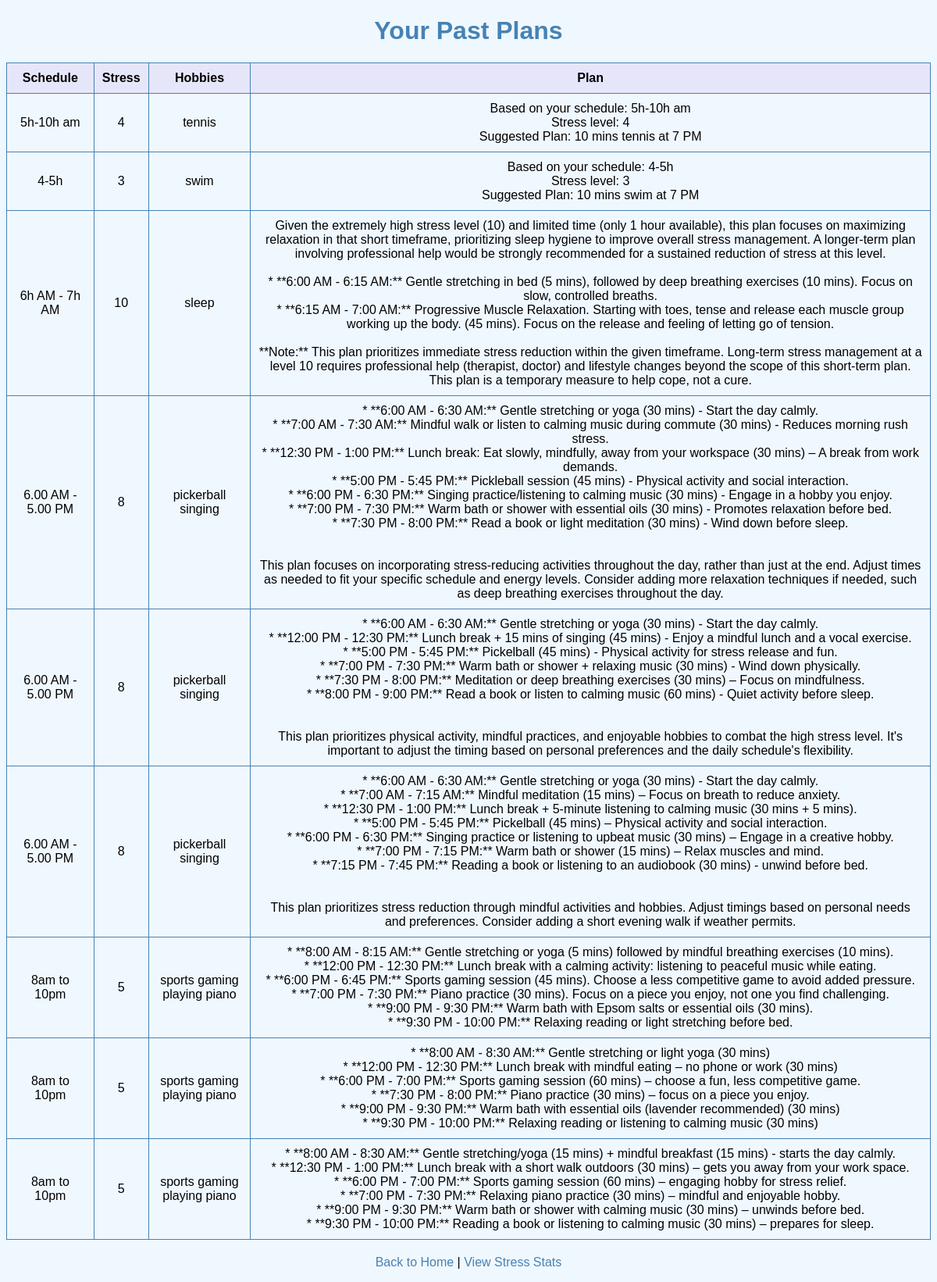
The app's page /history with its own data.
### tables this page shows
CREATE TABLE plans 
                 (id INTEGER PRIMARY KEY, schedule TEXT, stress INTEGER, hobbies TEXT, plan TEXT, timestamp TEXT);

### main.py (the view)
@app.route('/history')
def history():
    try:
        conn = sqlite3.connect('plans.db')
        c = conn.cursor()
        c.execute(
            "SELECT schedule, stress, hobbies, plan, timestamp FROM plans")
        plans = c.fetchall()
        conn.close()
        return render_template('history.html', plans=plans)
    except Exception as e:
        return f"Error in history: {str(e)}", 500

### templates/history.html (shortened to what this page needs)
<!DOCTYPE html>
<html>
<head>
</head>
<body>
    <h1>Your Past Plans</h1>
    {% if plans %}
        <table>
            <tr><th>Schedule</th><th>Stress</th><th>Hobbies</th><th>Plan</th></tr>
            {% for plan in plans %}
                <tr>
                    <td>{{ plan[0] }}</td>
                    <td>{{ plan[1] }}</td>
                    <td>{{ plan[2] }}</td>
                    <td>{{ plan[3] | replace('\n', '<br>') | safe }}</td>
                </tr>
            {% endfor %}
        </table>
    {% else %}
        <p>No plans yet!</p>
    {% endif %}
<p><a href="/">Back to Home</a> | <a href="/stats">View Stress Stats</a></p>
</body>
</html>

### templates/history.html (style rules this page uses)
body { font-family: Arial, sans-serif; text-align: center; background-color: #f0f8ff; }
h1 { color: #4682b4; }
table { margin: 20px auto; border-collapse: collapse; }
th, td { padding: 10px; border: 1px solid #4682b4; }
th { background-color: #e6e6fa; }
a { color: #4682b4; text-decoration: none; }

### records on screen
plans: schedule "5h-10h am", stress "4", hobbies "tennis", plan "Based on your schedule: 5h-10h am Stress level: 4 Suggested Plan: 10 mins tennis at 7 PM"
plans: schedule "4-5h", stress "3", hobbies "swim", plan "Based on your schedule: 4-5h Stress level: 3 Suggested Plan: 10 mins swim at 7 PM"
plans: schedule "6h AM - 7h AM", stress "10", hobbies "sleep", plan "Given the extremely high stress level (10) and limited time (only 1 hour available), this plan focuses on maximizing relaxation in that short timeframe, prioritizing sleep hygiene to improve overall stress management. A longer-term plan involving professional help would be strongly recommended for a sustained reduction of stress at this level. * **6:00 AM - 6:15 AM:** Gentle stretching in bed (5 mins), followed by deep breathing exercises (10 mins). Focus on slow, controlled breaths. * **6:15 AM - 7:00 AM:** Progressive Muscle Relaxation. Starting with toes, tense and release each muscle group working up the body. (45 mins). Focus on the release and feeling of letting go of tension.…"
plans: schedule "6.00 AM - 5.00 PM", stress "8", hobbies "pickerball singing", plan "* **6:00 AM - 6:30 AM:** Gentle stretching or yoga (30 mins) - Start the day calmly. * **7:00 AM - 7:30 AM:** Mindful walk or listen to calming music during commute (30 mins) - Reduces morning rush stress. * **12:30 PM - 1:00 PM:** Lunch break: Eat slowly, mindfully, away from your workspace (30 mins) – A break from work demands. * **5:00 PM - 5:45 PM:** Pickleball session (45 mins) - Physical activity and social interaction. * **6:00 PM - 6:30 PM:** Singing practice/listening to calming music (30 mins) - Engage in a hobby you enjoy. * **7:00 PM - 7:30 PM:** Warm bath or shower with essential oils (30 mins) - Promotes relaxation before bed. * **7:30 PM - 8:00 PM:** Read a book or light…"
plans: schedule "6.00 AM - 5.00 PM", stress "8", hobbies "pickerball singing", plan "* **6:00 AM - 6:30 AM:** Gentle stretching or yoga (30 mins) - Start the day calmly. * **12:00 PM - 12:30 PM:** Lunch break + 15 mins of singing (45 mins) - Enjoy a mindful lunch and a vocal exercise. * **5:00 PM - 5:45 PM:** Pickelball (45 mins) - Physical activity for stress release and fun. * **7:00 PM - 7:30 PM:** Warm bath or shower + relaxing music (30 mins) - Wind down physically. * **7:30 PM - 8:00 PM:** Meditation or deep breathing exercises (30 mins) – Focus on mindfulness. * **8:00 PM - 9:00 PM:** Read a book or listen to calming music (60 mins) - Quiet activity before sleep. This plan prioritizes physical activity, mindful practices, and enjoyable hobbies to combat the high…"
plans: schedule "6.00 AM - 5.00 PM", stress "8", hobbies "pickerball singing", plan "* **6:00 AM - 6:30 AM:** Gentle stretching or yoga (30 mins) - Start the day calmly. * **7:00 AM - 7:15 AM:** Mindful meditation (15 mins) – Focus on breath to reduce anxiety. * **12:30 PM - 1:00 PM:** Lunch break + 5-minute listening to calming music (30 mins + 5 mins). * **5:00 PM - 5:45 PM:** Pickelball (45 mins) – Physical activity and social interaction. * **6:00 PM - 6:30 PM:** Singing practice or listening to upbeat music (30 mins) – Engage in a creative hobby. * **7:00 PM - 7:15 PM:** Warm bath or shower (15 mins) – Relax muscles and mind. * **7:15 PM - 7:45 PM:** Reading a book or listening to an audiobook (30 mins) - unwind before bed. This plan prioritizes stress reduction…"
plans: schedule "8am to 10pm", stress "5", hobbies "sports gaming playing piano", plan "* **8:00 AM - 8:15 AM:** Gentle stretching or yoga (5 mins) followed by mindful breathing exercises (10 mins). * **12:00 PM - 12:30 PM:** Lunch break with a calming activity: listening to peaceful music while eating. * **6:00 PM - 6:45 PM:** Sports gaming session (45 mins). Choose a less competitive game to avoid added pressure. * **7:00 PM - 7:30 PM:** Piano practice (30 mins). Focus on a piece you enjoy, not one you find challenging. * **9:00 PM - 9:30 PM:** Warm bath with Epsom salts or essential oils (30 mins). * **9:30 PM - 10:00 PM:** Relaxing reading or light stretching before bed."
plans: schedule "8am to 10pm", stress "5", hobbies "sports gaming playing piano", plan "* **8:00 AM - 8:30 AM:** Gentle stretching or light yoga (30 mins) * **12:00 PM - 12:30 PM:** Lunch break with mindful eating – no phone or work (30 mins) * **6:00 PM - 7:00 PM:** Sports gaming session (60 mins) – choose a fun, less competitive game. * **7:30 PM - 8:00 PM:** Piano practice (30 mins) – focus on a piece you enjoy. * **9:00 PM - 9:30 PM:** Warm bath with essential oils (lavender recommended) (30 mins) * **9:30 PM - 10:00 PM:** Relaxing reading or listening to calming music (30 mins)"
plans: schedule "8am to 10pm", stress "5", hobbies "sports gaming playing piano", plan "* **8:00 AM - 8:30 AM:** Gentle stretching/yoga (15 mins) + mindful breakfast (15 mins) - starts the day calmly. * **12:30 PM - 1:00 PM:** Lunch break with a short walk outdoors (30 mins) – gets you away from your work space. * **6:00 PM - 7:00 PM:** Sports gaming session (60 mins) – engaging hobby for stress relief. * **7:00 PM - 7:30 PM:** Relaxing piano practice (30 mins) – mindful and enjoyable hobby. * **9:00 PM - 9:30 PM:** Warm bath or shower with calming music (30 mins) – unwinds before bed. * **9:30 PM - 10:00 PM:** Reading a book or listening to calming music (30 mins) – prepares for sleep."
